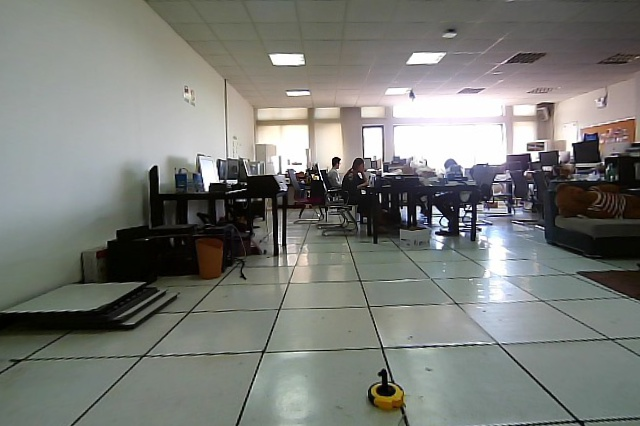
#> input picture toEyesView/birdsView/im-final.jpg, 640 x 426 px
$ jupyter execute distance.ipynb
#> lines starting #> are read from the running program, lines starting #| are printed output that depends on the picture
[cell 1]
import cv2
import numpy as np
import math

[cell 2]
im = cv2.imread('im-final.jpg')
#> im is the input picture: shape (426, 640, 3); mean B, G, R 119.6, 124.4, 122.4
mat = np.array([[-0.5115,   -1.4774,  428.8531],
                [-0.0880,   -3.6296,  847.1490],
                [-0.0001,   -0.0054,    1.0000]
               ])
def pointInBirdsEyeView(p):
    p2 = mat.dot(p)
    p2 /= p2[2]
    return p2

[cell 3]
im2 = cv2.warpPerspective(im,mat,(1000,1000))
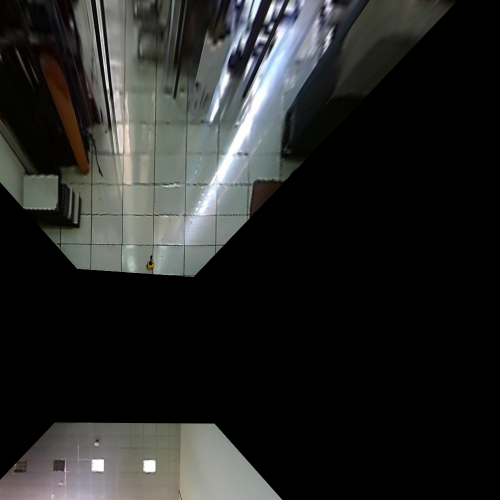
#> im2: shape (1000, 1000, 3) (shown at 1/2 size); mean B, G, R 37.7, 39, 38.1
# point = mat.dot(newPoint)
cv2.imwrite('im-res.png',im2)
#> Out = True
